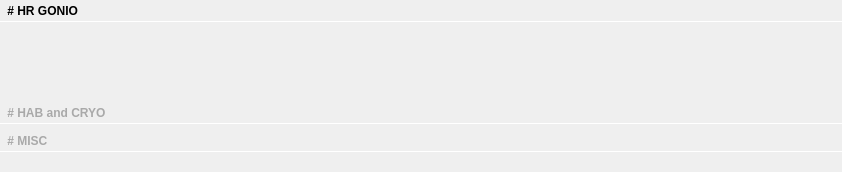
<?xml version="1.0" encoding="UTF-8"?>
<ui version="4.0">
 <class>Form</class>
 <widget class="QWidget" name="Form">
  <property name="geometry">
   <rect>
    <x>0</x>
    <y>0</y>
    <width>842</width>
    <height>172</height>
   </rect>
  </property>
  <property name="windowTitle">
   <string>Form</string>
  </property>
  <layout class="QGridLayout" name="gridLayout">
   <property name="sizeConstraint">
    <enum>QLayout::SetMinimumSize</enum>
   </property>
   <property name="margin">
    <number>0</number>
   </property>
   <property name="spacing">
    <number>0</number>
   </property>
   <item row="0" column="0">
    <widget class="QToolBox" name="stage">
     <property name="cursor">
      <cursorShape>ArrowCursor</cursorShape>
     </property>
     <property name="styleSheet">
      <string notr="true">QToolBox::tab {
   background: qlineargradient(x1: 0, y1: 0, x2: 0, y2: 1,
                                stop: 0 #E1E1E1, stop: 0.4 #DDDDDD,
                                stop: 0.5 #D8D8D8, stop: 1.0 #D3D3D3);
  color: darkgray;
  font-weight:bold;
  border-bottom:1px solid #fff;
}
 
QToolBox::tab:selected {
    color: black;
    background: qlineargradient(x1: 0, y1: 0, x2: 0, y2: 1,
                                stop: 0 #feccb1, stop: 0.4 #f17432,
                                stop: 0.5 #ea5507, stop: 1.0 #fb955e);
}</string>
     </property>
     <property name="frameShadow">
      <enum>QFrame::Sunken</enum>
     </property>
     <property name="midLineWidth">
      <number>0</number>
     </property>
     <property name="currentIndex">
      <number>0</number>
     </property>
     <widget class="QWidget" name="stage_1">
      <property name="geometry">
       <rect>
        <x>0</x>
        <y>0</y>
        <width>842</width>
        <height>79</height>
       </rect>
      </property>
      <attribute name="label">
       <string> # HR GONIO</string>
      </attribute>
      <layout class="QFormLayout" name="formLayout">
       <property name="fieldGrowthPolicy">
        <enum>QFormLayout::AllNonFixedFieldsGrow</enum>
       </property>
      </layout>
     </widget>
     <widget class="QWidget" name="stage_2">
      <property name="geometry">
       <rect>
        <x>0</x>
        <y>0</y>
        <width>842</width>
        <height>79</height>
       </rect>
      </property>
      <attribute name="label">
       <string> # HAB and CRYO</string>
      </attribute>
      <layout class="QFormLayout" name="formLayout_2">
       <property name="fieldGrowthPolicy">
        <enum>QFormLayout::AllNonFixedFieldsGrow</enum>
       </property>
      </layout>
     </widget>
     <widget class="QWidget" name="stage_3">
      <property name="geometry">
       <rect>
        <x>0</x>
        <y>0</y>
        <width>842</width>
        <height>79</height>
       </rect>
      </property>
      <attribute name="label">
       <string> # MISC</string>
      </attribute>
      <layout class="QFormLayout" name="formLayout_3">
       <property name="fieldGrowthPolicy">
        <enum>QFormLayout::AllNonFixedFieldsGrow</enum>
       </property>
      </layout>
     </widget>
    </widget>
   </item>
   <item row="1" column="0">
    <spacer name="verticalSpacer">
     <property name="orientation">
      <enum>Qt::Vertical</enum>
     </property>
     <property name="sizeHint" stdset="0">
      <size>
       <width>20</width>
       <height>0</height>
      </size>
     </property>
    </spacer>
   </item>
  </layout>
 </widget>
 <resources/>
 <connections/>
</ui>
